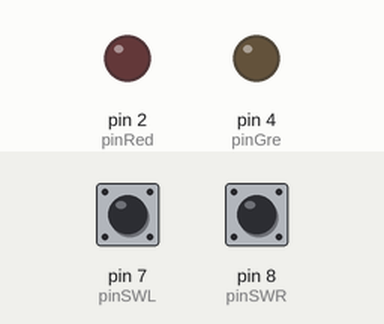
The sketch below on a simulated Arduino Uno, built with avr-gcc and run on an emulated ATmega328P. Parts: output pins drawn as LEDs (lit = HIGH). The test bench sets the inputs (shaded band); at power-on: pin 7 (pinSWL) LOW, pin 8 (pinSWR) LOW.

Above: at 1.2 s.
1.3 s: pin 7 (pinSWL) pulled HIGH for 0.15 s
At 2.1 s:
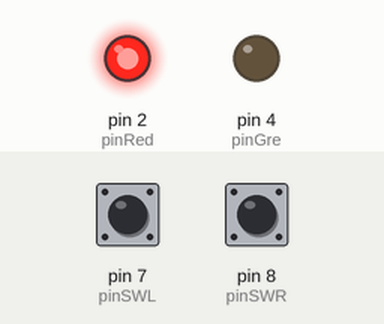
2.9 s: pin 8 (pinSWR) pulled HIGH for 0.15 s
At 4.1 s:
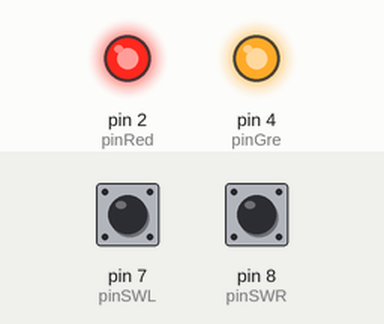
4.5 s: pin 7 (pinSWL) pulled HIGH for 1 s
At 5.0 s:
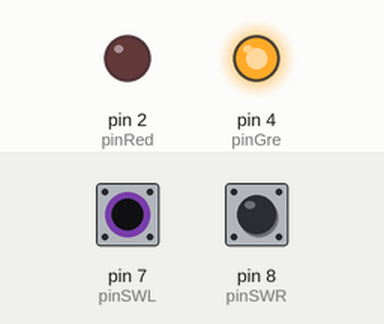
7.0 s: pin 7 (pinSWL) pulled HIGH for 3.2 s
At 7.7 s:
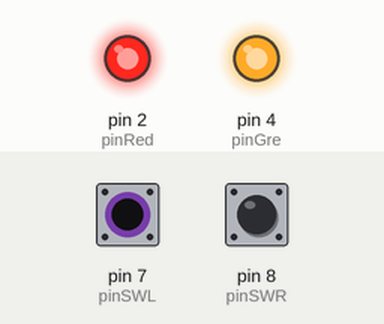
11.7 s: pin 8 (pinSWR) pulled HIGH for 1 s
At 13.1 s:
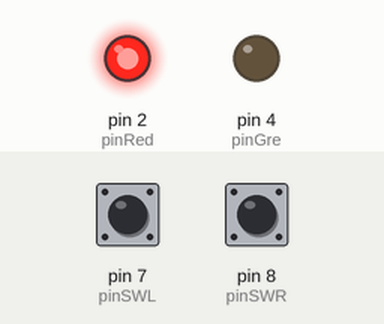
Timing chart, 0 to 14.7 s (numbered marks = the images above; inputs shaded):
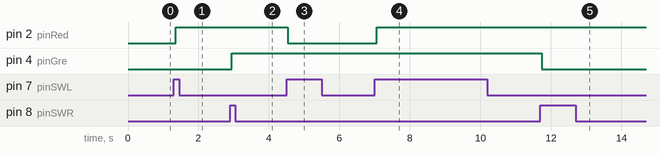

Measured:
- after the input at 1.3 s, pin 2 (pinRed): LOW → HIGH after 0.05 s
- after the input at 2.9 s, pin 4 (pinGre): LOW → HIGH at once
- after the input at 4.5 s, pin 2 (pinRed): HIGH → LOW at once
- after the input at 7.0 s, pin 2 (pinRed): LOW → HIGH after 0.05 s
- after the input at 11.7 s, pin 4 (pinGre): HIGH → LOW at once

The sketch:

switch_toggle.ino
```cpp
#define pinRed 2
#define pinGre 4
#define pinSWL 7
#define pinSWR 8

bool cState_swl = false;
bool lState_swl = false;
bool cState_swr = false;
bool lState_swr = false;
bool valRed = false;
bool valGre = false;

void setup()
{
  pinMode(pinRed, OUTPUT);
  pinMode(pinGre, OUTPUT);
  pinMode(pinSWL, INPUT);
  pinMode(pinSWR, INPUT);
}

void loop()
{
  cState_swl = digitalRead(pinSWL);
  cState_swr = digitalRead(pinSWR);
  delay(30);

  if(cState_swl && (cState_swl != lState_swl))
  {
    valRed = !valRed;
    digitalWrite(pinRed, valRed);
  }

  if(cState_swr && (cState_swr != lState_swr))
  {
    valGre = !valGre;
    digitalWrite(pinGre, valGre);
  }

  lState_swl = cState_swl;
  lState_swr = cState_swr;
}
```
